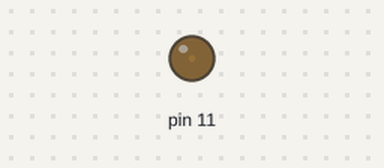
Simulated run of this sketch. Board: Arduino Uno, built with avr-gcc and run on an emulated ATmega328P. On the bench: output pins drawn as LEDs (lit = HIGH).

Above: at 0.05 s.
At 0.65 s:
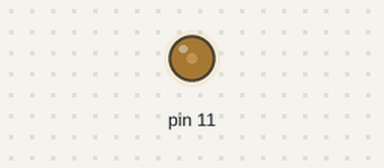
At 1.3 s:
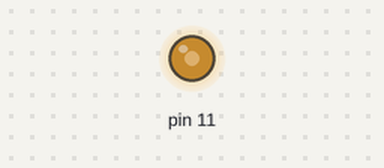
At 2.55 s:
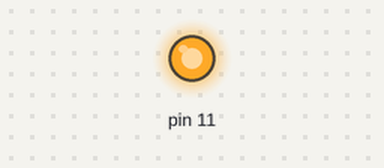
Timing chart, 0 to 5.9 s (numbered marks = the images above):
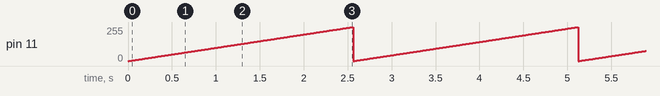

The sketch:

PWM.ino
```cpp
void setup() {
pinMode(11, OUTPUT);

}

void loop() {
for (int i = 0; i < 256; i++) {
analogWrite(11,i);
delay(10);
}
}
```

Measured:
- by itself, pin 11: ramps from 0/255 to 255/255 and jumps back, once every 2.6 s
